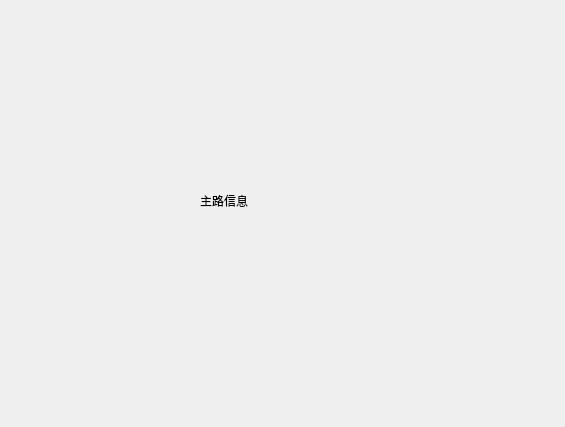
<?xml version="1.0" encoding="UTF-8"?>
<ui version="4.0">
 <class>LineWid</class>
 <widget class="QWidget" name="LineWid">
  <property name="geometry">
   <rect>
    <x>0</x>
    <y>0</y>
    <width>565</width>
    <height>427</height>
   </rect>
  </property>
  <property name="windowTitle">
   <string>Form</string>
  </property>
  <widget class="QLabel" name="label">
   <property name="geometry">
    <rect>
     <x>200</x>
     <y>120</y>
     <width>121</width>
     <height>161</height>
    </rect>
   </property>
   <property name="text">
    <string>主路信息</string>
   </property>
  </widget>
 </widget>
 <resources/>
 <connections/>
</ui>
